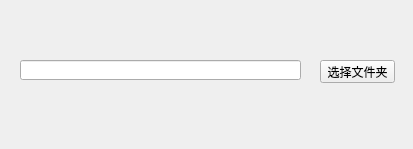
<?xml version="1.0" encoding="UTF-8"?>
<ui version="4.0">
 <class>AddFileName</class>
 <widget class="QWidget" name="AddFileName">
  <property name="geometry">
   <rect>
    <x>0</x>
    <y>0</y>
    <width>413</width>
    <height>149</height>
   </rect>
  </property>
  <property name="windowTitle">
   <string>Form</string>
  </property>
  <widget class="QPushButton" name="selectBT">
   <property name="geometry">
    <rect>
     <x>320</x>
     <y>60</y>
     <width>75</width>
     <height>23</height>
    </rect>
   </property>
   <property name="text">
    <string>选择文件夹</string>
   </property>
  </widget>
  <widget class="QLineEdit" name="path">
   <property name="geometry">
    <rect>
     <x>20</x>
     <y>60</y>
     <width>281</width>
     <height>20</height>
    </rect>
   </property>
  </widget>
 </widget>
 <resources/>
 <connections/>
</ui>
